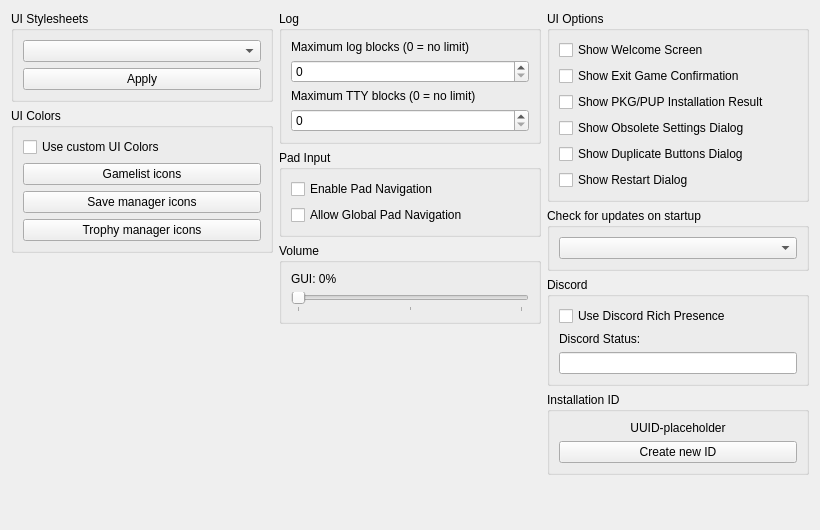
         <widget class="QWidget" name="guiTabScrollContents">
          <property name="geometry">
           <rect>
            <x>0</x>
            <y>0</y>
            <width>820</width>
            <height>530</height>
           </rect>
          </property>
          <layout class="QVBoxLayout" name="guiTabScrollContentsLayout">
           <item>
            <layout class="QHBoxLayout" name="guiTabLayout" stretch="1,1,1">
             <item>
              <layout class="QVBoxLayout" name="guiTabLayoutLeft">
               <item>
                <widget class="QGroupBox" name="gb_stylesheets">
                 <property name="title">
                  <string>UI Stylesheets</string>
                 </property>
                 <layout class="QVBoxLayout" name="gb_stylesheets_layout">
                  <item>
                   <widget class="QComboBox" name="combo_stylesheets"/>
                  </item>
                  <item>
                   <widget class="QPushButton" name="pb_apply_stylesheet">
                    <property name="text">
                     <string>Apply</string>
                    </property>
                   </widget>
                  </item>
                 </layout>
                </widget>
               </item>
               <item>
                <widget class="QGroupBox" name="gb_colors">
                 <property name="title">
                  <string>UI Colors</string>
                 </property>
                 <layout class="QVBoxLayout" name="gb_colors_layout">
                  <property name="leftMargin">
                   <number>9</number>
                  </property>
                  <property name="topMargin">
                   <number>9</number>
                  </property>
                  <property name="rightMargin">
                   <number>9</number>
                  </property>
                  <property name="bottomMargin">
                   <number>9</number>
                  </property>
                  <item>
                   <widget class="QCheckBox" name="cb_custom_colors">
                    <property name="text">
                     <string>Use custom UI Colors</string>
                    </property>
                   </widget>
                  </item>
                  <item>
                   <widget class="QPushButton" name="pb_gl_icon_color">
                    <property name="text">
                     <string>Gamelist icons</string>
                    </property>
                   </widget>
                  </item>
                  <item>
                   <widget class="QPushButton" name="pb_sd_icon_color">
                    <property name="text">
                     <string>Save manager icons</string>
                    </property>
                   </widget>
                  </item>
                  <item>
                   <widget class="QPushButton" name="pb_tr_icon_color">
                    <property name="text">
                     <string>Trophy manager icons</string>
                    </property>
                   </widget>
                  </item>
                 </layout>
                </widget>
               </item>
               <item>
                <spacer name="guiTabSpacerLeft">
                 <property name="orientation">
                  <enum>Qt::Orientation::Vertical</enum>
                 </property>
                 <property name="sizeType">
                  <enum>QSizePolicy::Policy::MinimumExpanding</enum>
                 </property>
                 <property name="sizeHint" stdset="0">
                  <size>
                   <width>0</width>
                   <height>0</height>
                  </size>
                 </property>
                </spacer>
               </item>
              </layout>
             </item>
             <item>
              <layout class="QVBoxLayout" name="guiTabLayoutMiddle">
               <item>
                <widget class="QGroupBox" name="gb_log">
                 <property name="title">
                  <string>Log</string>
                 </property>
                 <layout class="QVBoxLayout" name="gb_log_layout">
                  <item>
                   <widget class="QWidget" name="log_limit" native="true">
                    <property name="sizePolicy">
                     <sizepolicy hsizetype="Minimum" vsizetype="Minimum">
                      <horstretch>0</horstretch>
                      <verstretch>0</verstretch>
                     </sizepolicy>
                    </property>
                    <layout class="QVBoxLayout" name="layout_log_limit">
                     <property name="leftMargin">
                      <number>0</number>
                     </property>
                     <property name="topMargin">
                      <number>0</number>
                     </property>
                     <property name="rightMargin">
                      <number>0</number>
                     </property>
                     <property name="bottomMargin">
                      <number>0</number>
                     </property>
                     <item>
                      <widget class="QLabel" name="label_log_limit">
                       <property name="text">
                        <string>Maximum log blocks (0 = no limit)</string>
                       </property>
                      </widget>
                     </item>
                     <item>
                      <widget class="QSpinBox" name="spinbox_log_limit">
                       <property name="minimum">
                        <number>0</number>
                       </property>
                       <property name="maximum">
                        <number>999999999</number>
                       </property>
                      </widget>
                     </item>
                    </layout>
                   </widget>
                  </item>
                  <item>
                   <widget class="QWidget" name="tty_limit" native="true">
                    <layout class="QVBoxLayout" name="layout_tty_limit">
                     <property name="leftMargin">
                      <number>0</number>
                     </property>
                     <property name="topMargin">
                      <number>0</number>
                     </property>
                     <property name="rightMargin">
                      <number>0</number>
                     </property>
                     <property name="bottomMargin">
                      <number>0</number>
                     </property>
                     <item>
                      <widget class="QLabel" name="label_tty_limit">
                       <property name="text">
                        <string>Maximum TTY blocks (0 = no limit)</string>
                       </property>
                      </widget>
                     </item>
                     <item>
                      <widget class="QSpinBox" name="spinbox_tty_limit">
                       <property name="maximum">
                        <number>999999999</number>
                       </property>
                      </widget>
                     </item>
                    </layout>
                   </widget>
                  </item>
                 </layout>
                </widget>
               </item>
               <item>
                <widget class="QGroupBox" name="gb_gui_pad_input">
                 <property name="title">
                  <string>Pad Input</string>
                 </property>
                 <layout class="QVBoxLayout" name="gb_gui_pad_input_layout">
                  <item>
                   <widget class="QCheckBox" name="cb_pad_navigation">
                    <property name="text">
                     <string>Enable Pad Navigation</string>
                    </property>
                   </widget>
                  </item>
                  <item>
                   <widget class="QCheckBox" name="cb_global_pad_navigation">
                    <property name="text">
                     <string>Allow Global Pad Navigation</string>
                    </property>
                   </widget>
                  </item>
                 </layout>
                </widget>
               </item>
               <item>
                <widget class="QGroupBox" name="gb_gui_volume">
                 <property name="title">
                  <string>Volume</string>
                 </property>
                 <layout class="QVBoxLayout" name="gb_gui_volume_layout">
                  <item>
                   <widget class="QWidget" name="gui_volume" native="true">
                    <layout class="QVBoxLayout" name="layout_gui_volume">
                     <property name="leftMargin">
                      <number>0</number>
                     </property>
                     <property name="topMargin">
                      <number>0</number>
                     </property>
                     <property name="rightMargin">
                      <number>0</number>
                     </property>
                     <property name="bottomMargin">
                      <number>0</number>
                     </property>
                     <item>
                      <widget class="QLabel" name="guiVolumeLabel">
                       <property name="text">
                        <string>GUI: 0%</string>
                       </property>
                      </widget>
                     </item>
                     <item>
                      <widget class="QSlider" name="guiVolume">
                       <property name="maximum">
                        <number>100</number>
                       </property>
                       <property name="orientation">
                        <enum>Qt::Orientation::Horizontal</enum>
                       </property>
                       <property name="tickPosition">
                        <enum>QSlider::TickPosition::TicksBelow</enum>
                       </property>
                       <property name="tickInterval">
                        <number>50</number>
                       </property>
                      </widget>
                     </item>
                    </layout>
                   </widget>
                  </item>
                 </layout>
                </widget>
               </item>
               <item>
                <spacer name="guiTabSpacerMiddle">
                 <property name="orientation">
                  <enum>Qt::Orientation::Vertical</enum>
                 </property>
                 <property name="sizeType">
                  <enum>QSizePolicy::Policy::MinimumExpanding</enum>
                 </property>
                 <property name="sizeHint" stdset="0">
                  <size>
                   <width>0</width>
                   <height>0</height>
                  </size>
                 </property>
                </spacer>
               </item>
              </layout>
             </item>
             <item>
              <layout class="QVBoxLayout" name="guiTabLayoutRight">
               <item>
                <widget class="QGroupBox" name="gb_gui_options">
                 <property name="title">
                  <string>UI Options</string>
                 </property>
                 <layout class="QVBoxLayout" name="gb_gui_options_layout">
                  <item>
                   <widget class="QCheckBox" name="cb_show_welcome">
                    <property name="text">
                     <string>Show Welcome Screen</string>
                    </property>
                   </widget>
                  </item>
                  <item>
                   <widget class="QCheckBox" name="cb_show_exit_game">
                    <property name="text">
                     <string>Show Exit Game Confirmation</string>
                    </property>
                   </widget>
                  </item>
                  <item>
                   <widget class="QCheckBox" name="cb_show_pkg_install">
                    <property name="text">
                     <string>Show PKG/PUP Installation Result</string>
                    </property>
                   </widget>
                  </item>
                  <item>
                   <widget class="QCheckBox" name="cb_show_obsolete_cfg_dialog">
                    <property name="text">
                     <string>Show Obsolete Settings Dialog</string>
                    </property>
                   </widget>
                  </item>
                  <item>
                   <widget class="QCheckBox" name="cb_show_same_buttons_dialog">
                    <property name="text">
                     <string>Show Duplicate Buttons Dialog</string>
                    </property>
                   </widget>
                  </item>
                  <item>
                   <widget class="QCheckBox" name="cb_show_restart_hint">
                    <property name="text">
                     <string>Show Restart Dialog</string>
                    </property>
                   </widget>
                  </item>
                  <item>
                   <spacer name="guiTabSpacerRight">
                    <property name="orientation">
                     <enum>Qt::Orientation::Vertical</enum>
                    </property>
                    <property name="sizeType">
                     <enum>QSizePolicy::Policy::MinimumExpanding</enum>
                    </property>
                    <property name="sizeHint" stdset="0">
                     <size>
                      <width>0</width>
                      <height>0</height>
                     </size>
                    </property>
                   </spacer>
                  </item>
                 </layout>
                </widget>
               </item>
               <item>
                <widget class="QGroupBox" name="gb_updates">
                 <property name="title">
                  <string>Check for updates on startup</string>
                 </property>
                 <layout class="QVBoxLayout" name="layout_gb_updates">
                  <item>
                   <widget class="QComboBox" name="combo_updates"/>
                  </item>
                 </layout>
                </widget>
               </item>
               <item>
                <widget class="QGroupBox" name="gb_discord">
                 <property name="title">
                  <string>Discord</string>
                 </property>
                 <layout class="QVBoxLayout" name="gb_discord_layout">
                  <item>
                   <widget class="QCheckBox" name="useRichPresence">
                    <property name="text">
                     <string>Use Discord Rich Presence</string>
                    </property>
                   </widget>
                  </item>
                  <item>
                   <widget class="QLabel" name="label_discordState">
                    <property name="text">
                     <string>Discord Status:</string>
                    </property>
                   </widget>
                  </item>
                  <item>
                   <widget class="QLineEdit" name="discordState">
                    <property name="sizePolicy">
                     <sizepolicy hsizetype="MinimumExpanding" vsizetype="Fixed">
                      <horstretch>0</horstretch>
                      <verstretch>0</verstretch>
                     </sizepolicy>
                    </property>
                    <property name="maxLength">
                     <number>128</number>
                    </property>
                   </widget>
                  </item>
                 </layout>
                </widget>
               </item>
               <item>
                <widget class="QGroupBox" name="gb_uuid">
                 <property name="title">
                  <string>Installation ID</string>
                 </property>
                 <layout class="QVBoxLayout" name="gb_uuid_layout">
                  <item>
                   <widget class="QLabel" name="label_uuid">
                    <property name="text">
                     <string>UUID-placeholder</string>
                    </property>
                    <property name="alignment">
                     <set>Qt::AlignmentFlag::AlignCenter</set>
                    </property>
                   </widget>
                  </item>
                  <item>
                   <widget class="QPushButton" name="pb_uuid">
                    <property name="text">
                     <string>Create new ID</string>
                    </property>
                   </widget>
                  </item>
                 </layout>
                </widget>
               </item>
              </layout>
             </item>
            </layout>
           </item>
           <item>
            <spacer name="guiTabSpacer">
             <property name="orientation">
              <enum>Qt::Orientation::Vertical</enum>
             </property>
             <property name="sizeType">
              <enum>QSizePolicy::Policy::MinimumExpanding</enum>
             </property>
             <property name="sizeHint" stdset="0">
              <size>
               <width>0</width>
               <height>0</height>
              </size>
             </property>
            </spacer>
           </item>
          </layout>
         </widget>
